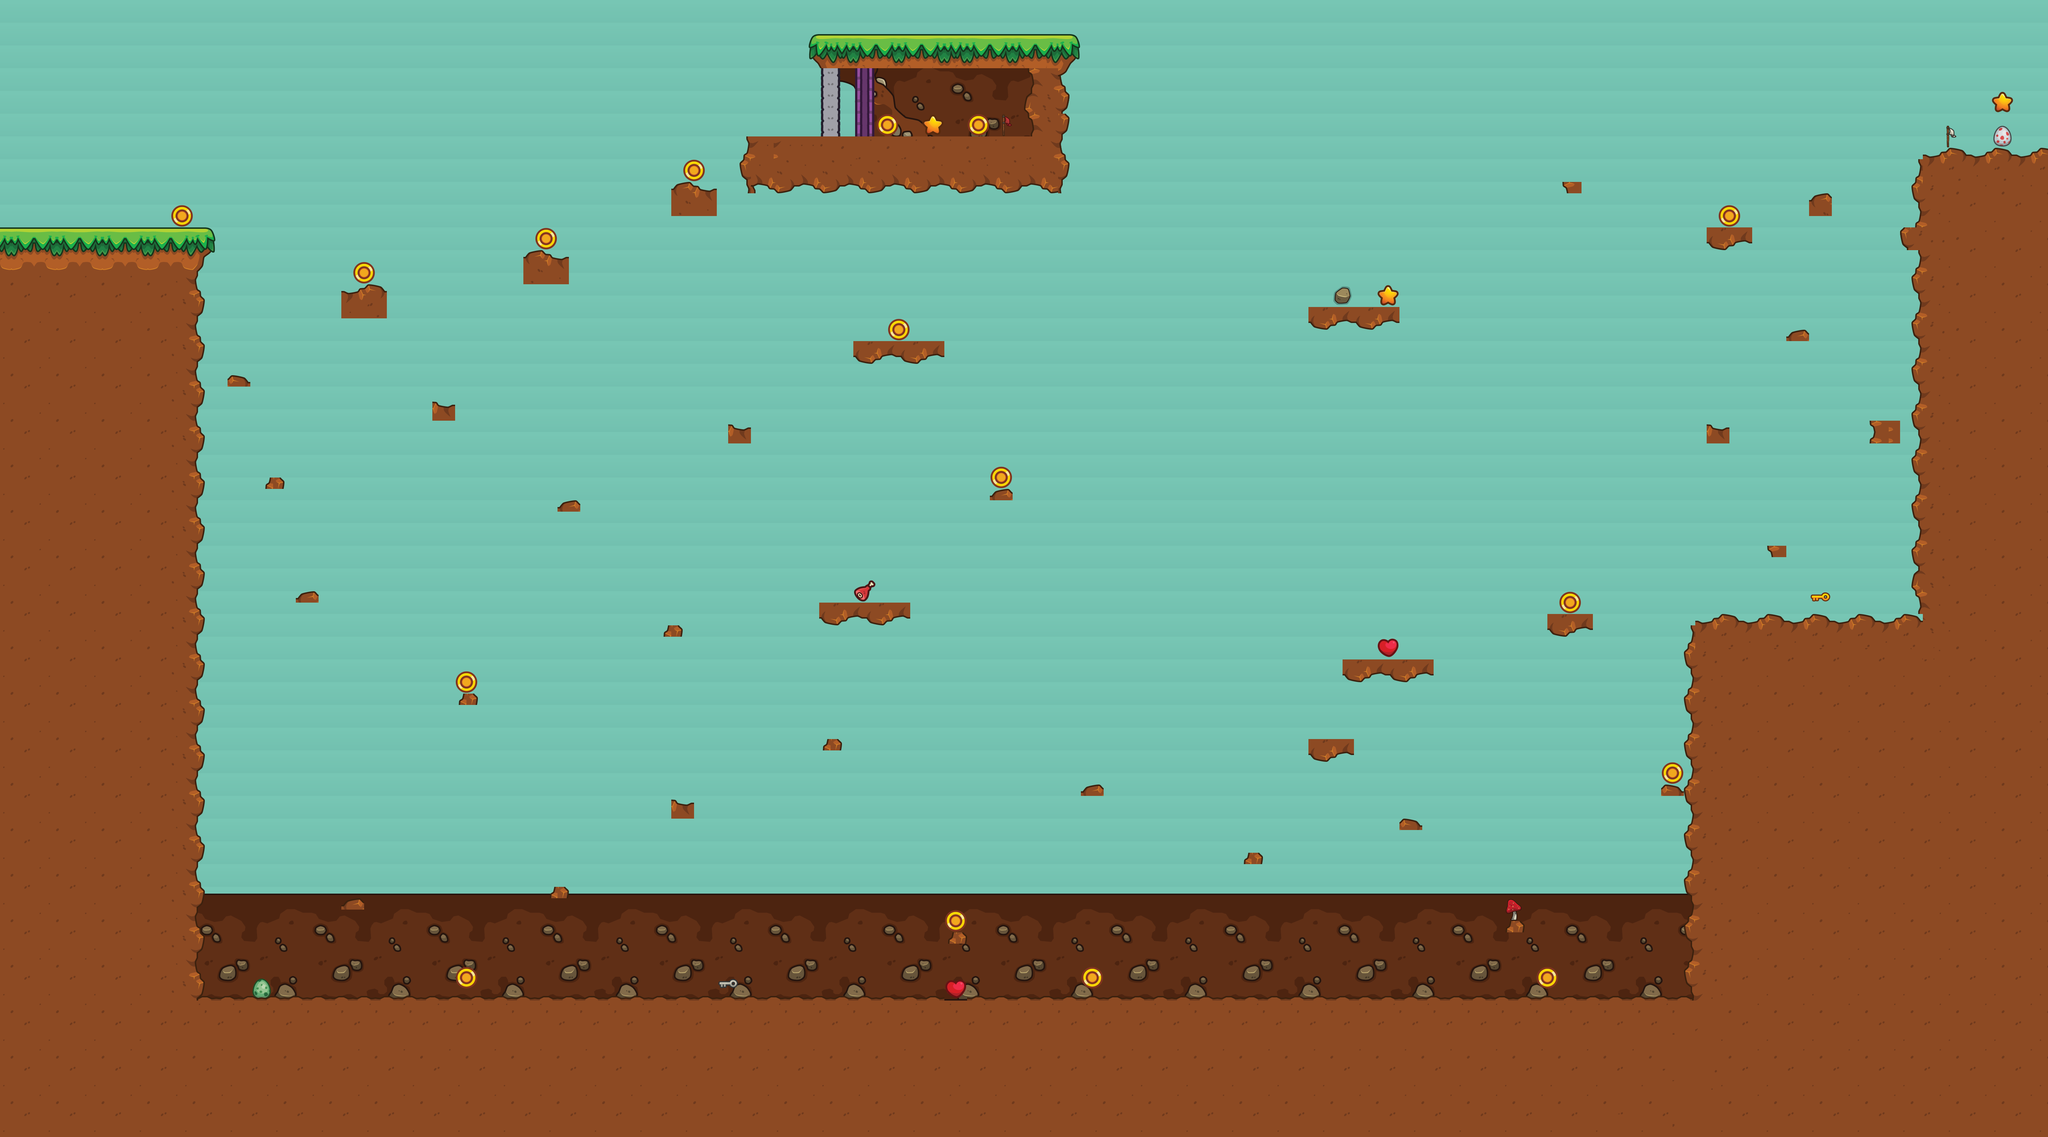

Tiled map render using the project's own tile images. Description and the map definition, with tile-layer contents summarised, below:
An orthogonal 180x100 tile map with 32x32 px tiles, 4 tile layers (bgsky, bgrock, secondLayer, mainLayer), 1 hidden layer not drawn, 3 tilesets and 16 objects (14x enemy, player, npc).

<map version="1.5" tiledversion="1.6.0" orientation="orthogonal" renderorder="right-down" width="180" height="100" tilewidth="32" tileheight="32" infinite="0" nextlayerid="7" nextobjectid="17">
 <tileset firstgid="1" source="menubg.tsx" />
 <tileset firstgid="944" source="jungleplatform.tsx" />
 <tileset firstgid="1968" source="collectAndEnvJungle.tsx" />
 <layer id="1" name="bgsky" width="180" height="100">
  <data>[18000 cells, 18000 non-empty, 96 distinct tile ids]</data>
 </layer>
 <layer id="6" name="bgrock" width="180" height="100">
  <data>[18000 cells, 1476 non-empty, 176 distinct tile ids]</data>
 </layer>
 <layer id="4" name="collisionLayer" width="180" height="100" visible="0">
  <data>[18000 cells, 5739 non-empty, 51 distinct tile ids]</data>
 </layer>
 <layer id="2" name="secondLayer" width="180" height="100">
  <data>[18000 cells, 329 non-empty, 58 distinct tile ids]</data>
 </layer>
 <layer id="3" name="mainLayer" width="180" height="100">
  <data>[18000 cells, 5383 non-empty, 65 distinct tile ids]</data>
 </layer>
 <objectgroup id="5" name="objects">
  <object id="1" name="player" x="130" y="590">
   <point />
  </object>
  <object id="2" name="npc" x="2125.33" y="364">
   <properties>
    <property name="assetName" value="damsel" />
    <property name="name" value="Jessica" />
    <property name="rescuable" type="bool" value="true" />
   </properties>
   <point />
  </object>
  <object id="3" name="hedgehog" type="enemy" x="803.03" y="2781.82">
   <properties>
    <property name="blocks_to_move" type="int" value="20" />
    <property name="enemy" value="" />
    <property name="max_speed_x" type="int" value="200" />
   </properties>
   <point />
  </object>
  <object id="4" name="hedgehog" type="enemy" x="2348.48" y="2796.97">
   <properties>
    <property name="blocks_to_move" type="int" value="20" />
    <property name="enemy" value="" />
    <property name="max_speed_x" type="int" value="200" />
   </properties>
   <point />
  </object>
  <object id="5" name="hedgehog" type="enemy" x="3654.55" y="2772.73">
   <properties>
    <property name="blocks_to_move" type="int" value="20" />
    <property name="enemy" value="" />
    <property name="max_speed_x" type="int" value="200" />
   </properties>
   <point />
  </object>
  <object id="6" name="bandit" type="enemy" x="1390.91" y="2781.82">
   <properties>
    <property name="enemy" value="" />
    <property name="max_speed_x" type="int" value="150" />
   </properties>
   <point />
  </object>
  <object id="7" name="bandit" type="enemy" x="3390.91" y="2775.76">
   <properties>
    <property name="enemy" value="" />
    <property name="max_speed_x" type="int" value="150" />
   </properties>
   <point />
  </object>
  <object id="8" name="bandit" type="enemy" x="4942.42" y="1712.12">
   <properties>
    <property name="enemy" value="" />
    <property name="max_speed_x" type="int" value="150" />
   </properties>
   <point />
  </object>
  <object id="9" name="turtleman" type="enemy" x="2203.03" y="351.515">
   <properties>
    <property name="enemy" value="" />
   </properties>
   <point />
  </object>
  <object id="10" name="turtleman" type="enemy" x="3884.85" y="1793.94">
   <properties>
    <property name="enemy" value="" />
   </properties>
   <point />
  </object>
  <object id="11" name="turtleman" type="enemy" x="5652.73" y="375.515">
   <properties>
    <property name="enemy" value="" />
   </properties>
   <point />
  </object>
  <object id="12" name="turtleman" type="enemy" x="2440" y="1652">
   <properties>
    <property name="enemy" value="" />
   </properties>
   <point />
  </object>
  <object id="13" name="bandit" type="enemy" x="2060.61" y="2769.7">
   <properties>
    <property name="enemy" value="" />
    <property name="max_speed_x" type="int" value="150" />
   </properties>
   <point />
  </object>
  <object id="14" name="turtleman" type="enemy" x="2521.21" y="896.97">
   <properties>
    <property name="enemy" value="" />
   </properties>
   <point />
  </object>
  <object id="15" name="bandit" type="enemy" x="2809.09" y="2763.64">
   <properties>
    <property name="enemy" value="" />
    <property name="max_speed_x" type="int" value="150" />
   </properties>
   <point />
  </object>
  <object id="16" name="turtleman" type="enemy" x="4403.03" y="2633.33">
   <properties>
    <property name="enemy" value="" />
   </properties>
   <point />
  </object>
 </objectgroup>
</map>
